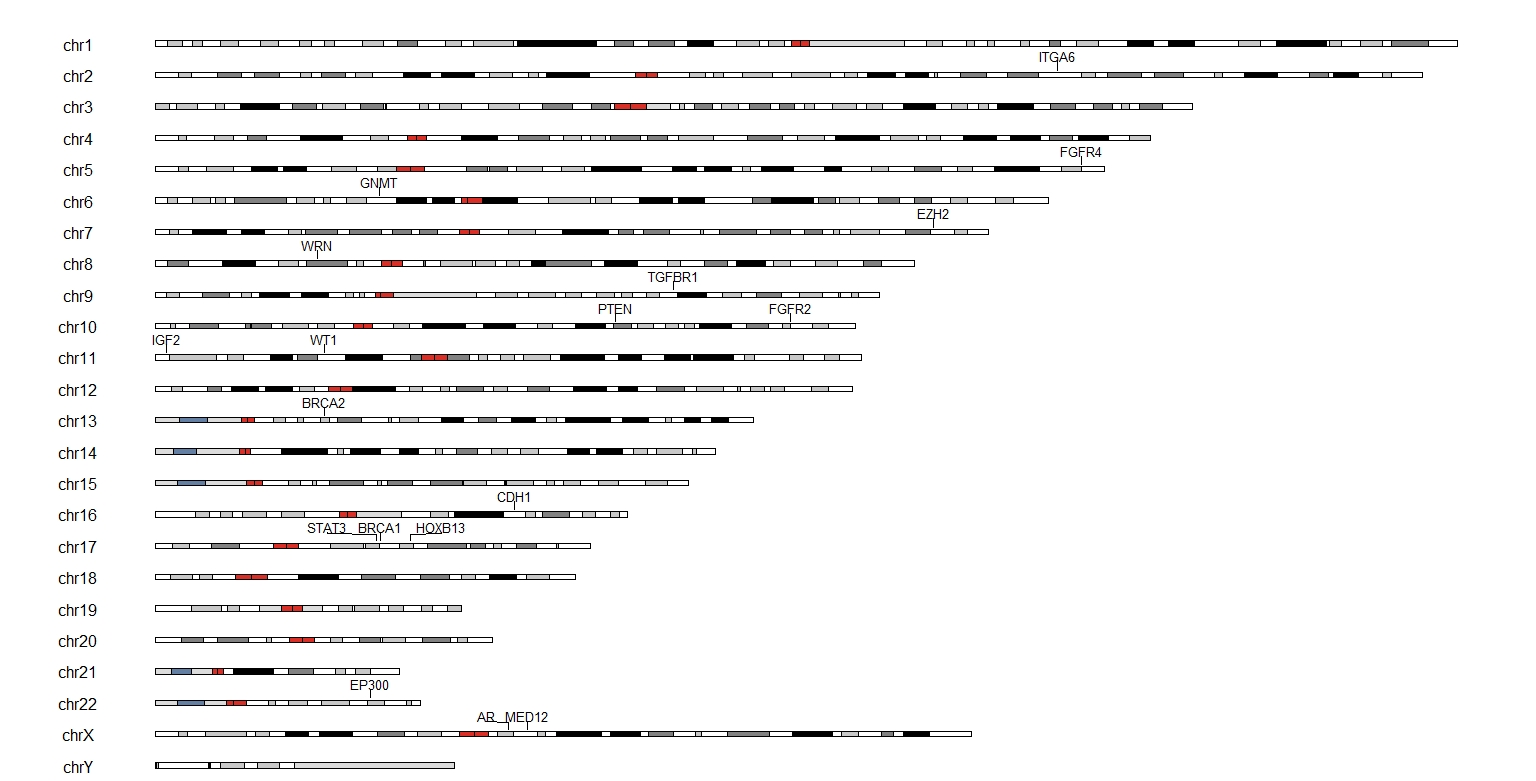

Recreate this plot in R.
library(biomaRt)
library(regioneR)
gene.symbols <- c("AR", "BRCA1", "BRCA2", "CDH1", "EP300", "EZH2", "FGFR2", "FGFR4", "GNMT", "HOXB13", 
                  "IGF2", "ITGA6", "PTEN", "STAT3", "TGFBR1", "WRN", "WT1")
ensembl <- useEnsembl(biomart="ensembl", dataset="hsapiens_gene_ensembl")
genes <- toGRanges(getBM(attributes=c('chromosome_name', 'start_position', 'end_position', 'hgnc_symbol'),
                         filters = 'hgnc_symbol', values =gene.symbols, mart = ensembl))
seqlevelsStyle(genes) <- "UCSC"

head(genes)


library(karyoploteR)
kp <- plotKaryotype(genome="hg38")
kpPlotMarkers(kp, data=genes, labels=genes$hgnc_symbol, text.orientation = "horizontal",
              r1=0.5, cex=0.8, adjust.label.position = TRUE)
